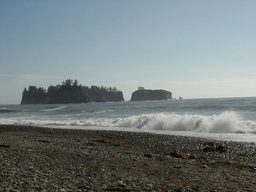
#> input picture p4-XX-YY/input/beach_1.jpg, 256 x 192 px, shrunk from 640 x 480 before the run, found by its file name
$ python optimizer.py   (older library calls are emulated)
#> lines starting #> are read from the running program, lines starting #| are printed output that depends on the picture
### p4-XX-YY/src/rank.py
import numpy as np
import cv2
import descriptors as desc
import warnings
import os.path

# Remove warning from code, sqrt warning is expected on code
warnings.filterwarnings("ignore", category=RuntimeWarning)

# Create DS structure for names and regions features
# [Filename, Regions Features]
DS = [
        ['beach_1.jpg', []],
        ['beach_2.jpg', []],
        ['beach_3.jpg', []],
        ['beach_4.jpg', []],
        ['beach_5.jpg', []],
        ['boat_1.jpg', []],
        ['boat_2.jpg', []],
        ['boat_3.jpg', []],
        ['boat_4.jpg', []],
        ['boat_5.jpg', []],
        ['cherry_1.jpg', []],
        ['cherry_2.jpg', []],
        ['cherry_3.jpg', []],
        ['cherry_4.jpg', []],
        ['cherry_5.jpg', []],
        ['crater_1.jpg', []],
        ['crater_2.jpg', []],
        ['crater_3.jpg', []],
        ['crater_4.jpg', []],
        ['crater_5.jpg', []],
        ['pond_1.jpg', []],
        ['pond_2.jpg', []],
        ['pond_3.jpg', []],
        ['pond_4.jpg', []],
        ['pond_5.jpg', []],
        ['stHelens_1.jpg', []],
        ['stHelens_2.jpg', []],
        ['stHelens_3.jpg', []],
        ['stHelens_4.jpg', []],
        ['stHelens_5.jpg', []],
        ['sunset1_1.jpg', []],
        ['sunset1_2.jpg', []],
        ['sunset1_3.jpg', []],
        ['sunset1_4.jpg', []],
        ['sunset1_5.jpg', []],
        ['sunset2_1.jpg', []],
        ['sunset2_2.jpg', []],
        ['sunset2_3.jpg', []],
        ['sunset2_4.jpg', []],
        ['sunset2_5.jpg', []]
]

def load_features_DS(file = False, verbose = False):
#> called with file = True, verbose = False
    print('Loading dataset and descriptors')
    # If using file
    if file:
        filexists = os.path.exists('src/descriptors.data')

        if filexists:
            # Open file and read descriptors
            f = open('src/descriptors.data', 'r')
            for image in DS:
                # Remove string array() for use eval
                image[1] = eval(f.readline().replace(')', '').replace('array(', ''))

                if verbose:
                    print(image[0], 'Loaded')

            print('Dataset Loaded and Regions Descriptors Adquired by File Data')

            # Close and exit
            f.close()
            return
        else:
            f = open('src/descriptors.data', 'w+')

    # DS composed by [filename, descriptors]
    for image in DS:
        img = cv2.imread('input/' + image[0])
#> img is the input picture: shape (192, 256, 3); mean B, G, R 128.4, 127.8, 118.5
        image[1] = desc.get(img)

        # Write descriptors to file
        if file:
            f.write(','.join(str(x) for x in image[1]))
            f.write('\n')

    print('Dataset Loaded and Regions Descriptors Adquired')

    # Close file
    if file:
        print('Descriptors wrote in ''descriptors.data'' inside src folder')
        f.close()

# [64 lines left out: functions features_distance, distance, compare_regions, top, not called in this run]

### p4-XX-YY/src/clustering.py
import numpy as np
import cv2

def kmeans(img, K):
    # Image prepeparation
#> called with K = 5
    img = img.reshape((-1, 3))
    img = np.float32(img)

    # Define criteria, number of clusters (K) and apply kmeans
    criteria = (cv2.TERM_CRITERIA_EPS + cv2.TERM_CRITERIA_MAX_ITER, 10, 1.0)

    # Using kmeans on colors intensity
    aux, label, center = cv2.kmeans(img, K, None, criteria, 10, cv2.KMEANS_RANDOM_CENTERS)
#> aux = 20838189.7; center = [[62.01, 69.62, 71.99], [129.5, 125.1, 113.6], [34.76, 43.02, 46.45], [196.2, 194.7, 180.1], [171.8, 163.3, 144.7]]

    return center, label

### p4-XX-YY/src/descriptors.py
import clustering
import utils
import connected_comp as cc
import measurements
import numpy as np

# Get feature vector
def get(img):
    # Using kmeans to create clusters
    center, labels = clustering.kmeans(img, 5)

    # Generate image from clusters
    kimg = utils.k_image(img, center, labels)

    # Get connected components
    components = cc.conn_comp(labels, img)

    # Get centroids from components
    centroids = cc.centroid(components)

    # Getting region information
    regions = measurements.region_info(img, components, centroids)

    return regions

### p4-XX-YY/src/utils.py
import time as t
import math
import numpy as np
import copy as cp
import cv2
from random import randint

class Time:
    # Measuring time
    def __init__(self):
        self.start_time = t.time()

    def elapsed(self):
        return t.time() - self.start_time


# Save kmeans colored image
def k_image(img, center, label):
    center = np.uint8(center)
#> center = [[62, 69, 71], [129, 125, 113], [34, 43, 46], [196, 194, 180], [171, 163, 144]]
    aux = center[label.flatten()]
    kimg = aux.reshape((img.shape))
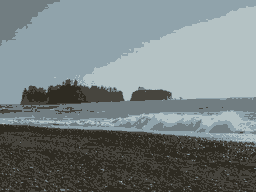
#> kimg: shape (192, 256, 3); mean B, G, R 127.9, 127.4, 118
#> in conn_comp, `labels = labels.reshape((img.shape[0], img.shape[1]))`:
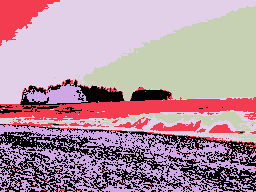
#> labels: shape (192, 256) int32; 5 distinct labels, from 0 to 4; one colour per label, 0 black
#> after the loop in BFS, `for i in range(labels.shape[0]):`:
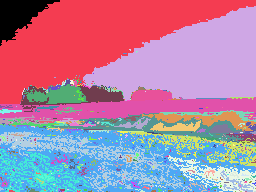
#> components: shape (192, 256) int64; 756 distinct labels, from 0 to 755; one colour per label, 0 black
#> after the loop in BFS, `for i in range(labels.shape[0]):`: compIndex = 756; queue = []

    return kimg

# Create image from components
# [44 lines left out: functions components_image, drawBoundingBox, not called in this run]

### p4-XX-YY/src/connected_comp.py
import cv2
import numpy as np
import copy as cp
import collections as col

# Clear components which is too small
def clear_components(components):
    counter = np.zeros(len(np.unique(components)))
#> counter = 756 values from 0 to 0

    for i in range(len(counter)):
        counter[i] = len(components[components == i])
#> after the loop, counter = 756 values, max 12462 at index 1, min 1 at index 3, mean 65.02

    mean = np.mean(counter)*10
#> mean = 650.2

    for i in np.where(counter<mean)[0]:
        components[components == i] = -1
#> this loop made 743 passes
#> i on passes 1 to 3: 3, 4, 5
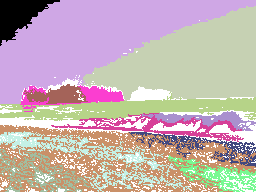
#> components: shape (192, 256) int64; 14 distinct labels, from -1 to 476; one colour per label, 0 black, -1 white

    return components

# Check neighbors
def checkPixelForConnection(i, j, currentLabel, labels, components):
    return (i >= 0 and i < labels.shape[0] and
            j >= 0 and j < labels.shape[1] and
            labels[i][j] == currentLabel  and
            components[i][j] == -1)

# BFS for connected components
def BFS(labels):
    # Create queue and variables
    queue = []
    compIndex = 0
    components = np.zeros(labels.shape).astype(int) - 1

    # Loop in disconnected components
    for i in range(labels.shape[0]):
        for j in range(labels.shape[1]):
            if components[i][j] == -1:

                currentLabel = labels[i,j]
                queue.append((i,j))

                # Get all connected components
                while len(queue) > 0:
                    x , y = queue.pop(0)

                    for m in range(x - 1, x + 2):
                        for l in range(y - 1, y + 2):
                            if checkPixelForConnection(m, l, currentLabel, labels, components):
                                components[m, l] = compIndex
                                queue.append((m, l))

                compIndex += 1

    return components

# Finding connected components
def conn_comp(labels, img):
    # Reshaping after kmeans
    labels = labels.reshape((img.shape[0], img.shape[1]))

    # Using BFS for connected components
    components = BFS(labels)

    # Clearing small components
    components = clear_components(components)

    # Update components counter
    comp_count = 0
    for i in np.unique(components):
        if i != -1:
            components[components == i] = comp_count
            comp_count += 1
#> this loop made 14 passes
#> i on passes 1 to 12: -1, 0, 1, 2, 31, 40, 88, 128, 132, 205, 237, 245
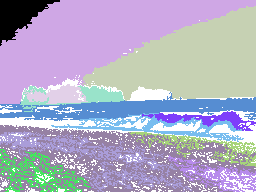
#> components: shape (192, 256) int64; 14 distinct labels, from -1 to 12; one colour per label, 0 black, -1 white
#> after the loop, comp_count = 13

    return components

# Finding centroids
def centroid(components):
    centroids = np.zeros((len(np.unique(components)), 2))
#> centroids = 14 rows, first 8: [0, 0], [0, 0], [0, 0], [0, 0], [0, 0], [0, 0], [0, 0], [0, 0]

    for comp in np.unique(components):
        points = []

        for i in range(components.shape[0]):
            for j in range(components.shape[1]):
                if components[i,j] == comp:
                    points.append((j,i))

        points = np.array(points)

        length = points.shape[0]
        sum_x = np.sum(points[:, 0])
        sum_y = np.sum(points[:, 1])
        centroids[comp] = [sum_x/length, sum_y/length]
#> this loop made 14 passes
#> (length, sum_x, sum_y) on passes 1 to 12: (5224, 704462, 694560), (1310, 24201, 19593), (12462, 1154348, 464717), (9820, 1874831, 597537), (733, 42168, 69728), (823, 63307, 79242), (3370, 448128, 364532), (758, 155987, 90050), (1416, 226114, 179052), (7621, 874802, 1224590), (2402, 226338, 378213), (1002, 205386, 146676)
#> after the loop, centroids = 14 rows, first 8: [18.47, 14.96], [92.63, 37.29], [190.9, 60.85], [57.53, 95.13], [76.92, 96.28], [133, 108.2], [205.8, 118.8], [159.7, 126.4]

    return centroids

### p4-XX-YY/src/measurements.py
import numpy as np
from skimage.feature import greycomatrix, greycoprops
from sklearn.metrics.cluster import entropy
import cv2

def coccurrence_features(img, bbox):
    # Boundary box [width_min, width_max, height_min, height_max]
    patch = img[bbox[2]:bbox[3], bbox[0]:bbox[1]]

    # Transform to gray scale
    patch = cv2.cvtColor(patch, cv2.COLOR_BGR2GRAY)

    # Get co-occurrence matrix
    glcm = greycomatrix(patch, [1], [0], 256)

    # Get features from co-occurrence matrix
    contrast = greycoprops(glcm, 'contrast')[0][0]
    correlation = greycoprops(glcm, 'correlation')[0][0]
    dissimilarity = greycoprops(glcm, 'dissimilarity')[0][0]
    energy = greycoprops(glcm, 'energy')[0][0]
    entr = entropy(patch)

    # Set correlation if sqrt not able to suceed
    if np.isnan(correlation):
        correlation = 1

    return [contrast, correlation, dissimilarity, energy, entr]

# Wraps each region information in an array of
# [size, mean_color, texture, centroid, bounding_box]
def region_info(img, components, centroids):

    # Number of regions -1 to ignore the label == -1
    regions = [0] * (len(np.unique(components))-1)
#> regions = [0, 0, 0, 0, 0, 0, 0, 0, 0, 0, 0, 0, 0]

    # i = height, k = width
    for i in range(components.shape[0]):
        for k in range(components.shape[1]):

            # Index of the region
            index = components[i][k]

            # Ignoring small regions (index = -1)
            if index == -1:
                continue

            # Creating the info array inside the regions array
            if regions[index] == 0:
                # Create array of [size, mean_color, texture, centroid, bounding_box]
                regions[index] = [0, [0, 0, 0], [], [0, 0], [9999, 0, 9999, 0]]

            # info array will be changed and then saved into regions array
            info = regions[index]

            # Increase region size [0]
            info[0] += 1

            # Add the total color to calculate the mean color [1]
            info[1] += img[i, k]

            # Store region pixel to correlate afterwards [2]
            info[2].append(int((int(img[i, k][0]) + int(img[i, k][1]) + int(img[i, k][2]))/3))

            # Get centroid into info [3]
            info[3] = centroids[index]

            # Set bounding box
            # [width_min, width_max, height_min, height_max] [4]
            if k < info[4][0]:
                info[4][0] = k
            if k > info[4][1]:
                info[4][1] = k
            if i < info[4][2]:
                info[4][2] = i
            if i > info[4][3]:
                info[4][3] = i

            regions[index] = info
#> after the loop, regions = 13 items

    # Get mean value of colors
    # and compute contrast, correlation, and entropy
    for i in range(len(regions)):
        reg = regions[i]
        # Divide total color from number of pixels
        reg[1] = reg[1]/reg[0]

        # Compute co-occurrence features
        # Return [contrast, correlation, dissimilarity, energy, entropy]
        reg[2] = coccurrence_features(img, reg[4])
#> this loop made 13 passes
#> (contrast in coccurrence_features, dissimilarity in coccurrence_features, energy in coccurrence_features, entr in coccurrence_features) on passes 1 to 12: (0.426, 0.387, 0.143, 3.32), (30.8, 1.25, 0.0731, 4.68), (26.24, 1.07, 0.0899, 4.36), (170.6, 5.73, 0.0893, 3.57), (163.3, 5.74, 0.0477, 4.48), (64.54, 3.87, 0.031, 4.95), (57.6, 5.63, 0.03, 4.55), (103.3, 7.34, 0.0209, 5.03), (247.2, 11.68, 0.0191, 4.63), (247, 11.9, 0.0223, 4.27), (314.6, 13.09, 0.0213, 4.8), (314.3, 13.65, 0.0244, 4.26)
#> pass 1, in coccurrence_features, `patch = cv2.cvtColor(patch, cv2.COLOR_BGR2GRAY)`:
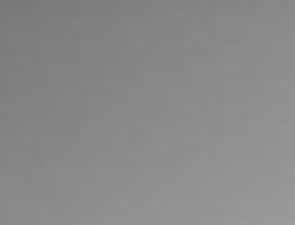
#> patch: shape (45, 59) (shown 5 times larger); min 120, max 155, mean 137.3
#> pass 2, in coccurrence_features (call 2), `patch = cv2.cvtColor(patch, cv2.COLOR_BGR2GRAY)`:
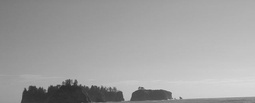
#> patch: shape (103, 255); min 40, max 217, mean 161.4

    return regions

### p4-XX-YY/src/optimizer.py
import rank as r
import numpy as np
import copy as cp

def test_weights(DS, weigths):
    total = 0
    for t in range(0, len(DS)):
        # Get initial index of class
        class_s = int((t+1)/5)
        total_class = 0

        for i in range(class_s, class_s + 5):
            if i != t:
                # Get distance for the class
                total_class += r.compare_regions(DS[t][1], DS[i][1], weigths[0:4], weigths[4:])

        # Sum distance for all classes
        total += total_class/4

    return total/40

def find_best_weigths():
    r.load_features_DS(True)
#> pass 2 of the loop in load_features_DS, `for image in DS:`:
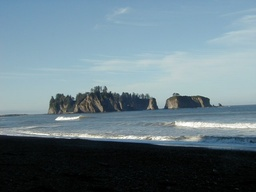
#> input picture p4-XX-YY/input/beach_2.jpg, 256 x 192 px, shrunk from 640 x 480 before the run, found by its file name
#> in load_features_DS, img is the input picture: shape (192, 256, 3); mean B, G, R 133.6, 124, 103.4
#> labels: shape (192, 256) int32; 5 distinct labels, from 0 to 4
#> in clear_components (call 2), `counter = np.zeros(len(np.unique(components)))`: counter = 445 values from 0 to 0
#> after the loop in clear_components (call 2), `for i in range(len(counter)):`: counter = 445 values, max 13561 at index 1, min 1 at index 7, mean 110.5
#> mean = 1104.5
#> the loop in clear_components (call 2), `for i in np.where(counter<mean)[0]:` made 440 passes
#> i on passes 3 to 5: 4, 5, 6
#> after the loop in clear_components (call 2), `for i in np.where(counter<mean)[0]:`:
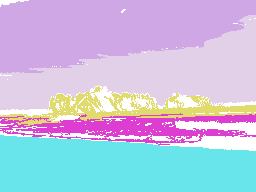
#> components: shape (192, 256) int64; 6 distinct labels, from -1 to 361; one colour per label, 0 black, -1 white
#> the loop in conn_comp (call 2), `for i in np.unique(components):` made 6 passes
#> i on passes 1, 4, 5, 6: -1, 25, 209, 361
#> the loop in centroid (call 2), `for comp in np.unique(components):` made 6 passes
#> (length, sum_x, sum_y) on passes 1 to 6: (4557, 667619, 542589), (13561, 1467839, 386471), (11589, 1723467, 853372), (3077, 394811, 333332), (3810, 500449, 484239), (12558, 1512695, 2094013)
#> the loop in region_info (call 2), `for i in range(len(regions)):` made 5 passes
#> (contrast in coccurrence_features, dissimilarity in coccurrence_features, energy in coccurrence_features, entr in coccurrence_features) on passes 1 to 5: (0.555, 0.383, 0.102, 4.03), (68.93, 2.19, 0.0889, 4.33), (193.7, 6.27, 0.0541, 4.88), (63.45, 4.77, 0.0291, 4.98), (21.06, 2.52, 0.0843, 3.62)
#> pass 2, in coccurrence_features (call 15), `patch = cv2.cvtColor(patch, cv2.COLOR_BGR2GRAY)`:
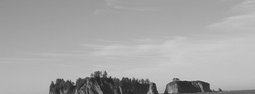
#> patch: shape (94, 255); min 29, max 204, mean 166.5
#> pass 3 of the loop in load_features_DS, `for image in DS:`:
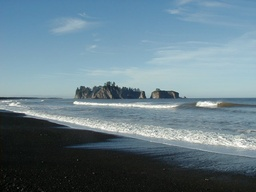
#> input picture p4-XX-YY/input/beach_3.jpg, 256 x 192 px, shrunk from 640 x 480 before the run, found by its file name
#> in load_features_DS, img is the input picture: shape (192, 256, 3); mean B, G, R 136.7, 125.3, 102.2
#> labels: shape (192, 256) int32; 5 distinct labels, from 0 to 4
#> in clear_components (call 3), `counter = np.zeros(len(np.unique(components)))`: counter = 522 values from 0 to 0
#> after the loop in clear_components (call 3), `for i in range(len(counter)):`: counter = 522 values, max 11588 at index 243, min 1 at index 3, mean 94.16
#> mean = 941.6
#> the loop in clear_components (call 3), `for i in np.where(counter<mean)[0]:` made 515 passes
#> after the loop in clear_components (call 3), `for i in np.where(counter<mean)[0]:`:
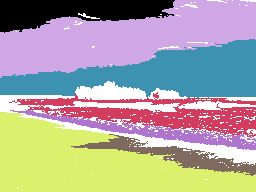
#> components: shape (192, 256) int64; 8 distinct labels, from -1 to 408; one colour per label, 0 black, -1 white
#> the loop in region_info (call 3), `for i in range(len(regions)):` made 7 passes
#> (contrast in coccurrence_features, dissimilarity in coccurrence_features, energy in coccurrence_features, entr in coccurrence_features) on passes 1 to 7: (1.13, 0.535, 0.127, 3.59), (0.878, 0.5, 0.08, 4.29), (54.23, 1.76, 0.0977, 4.13), (122.2, 6.25, 0.0251, 5.12), (95.81, 6, 0.0273, 5.09), (59.68, 4.58, 0.0367, 4.87), (69.99, 4.92, 0.0345, 5.03)
#> pass 2, in coccurrence_features (call 20), `patch = cv2.cvtColor(patch, cv2.COLOR_BGR2GRAY)`:
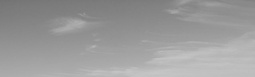
#> patch: shape (77, 255); min 114, max 198, mean 155.3
#> the loop made 7 passes; the first 3 are shown

    DS = r.DS

    # Comparing image query with datasets
    attempts = []
    # 3 for dist_w and 5 for feat_w
    weigths = [-1, 0, 0, 0, 0, 0, 0, 0, 0]

    ix = n = total = 0
    weigths_m = []
    mi = 9999999999
    while n < 3**len(weigths):
        weigths[ix] += 1
        if weigths[ix] > 2:
            weigths[ix] = 0
            ix -= 1
        else:
            n += 1

            if ix < len(weigths) - 1:
                ix += 1

            if(np.sum(weigths[4:]) != 0 and np.sum(weigths[:4])) != 0:
                print("{0} - Testing {1}".format(n, weigths), end='')
                result = test_weights(DS, weigths)
                print(" got {0} ".format(result), end='')
                attempts.append([weigths, result])

                if result < mi:
                    mi = result
                    weigths_m = cp.copy(weigths)

                print("Min -> {0}  {1}".format(mi, weigths_m))

#> (the run stopped early here; a loop or call above may not have finished)
